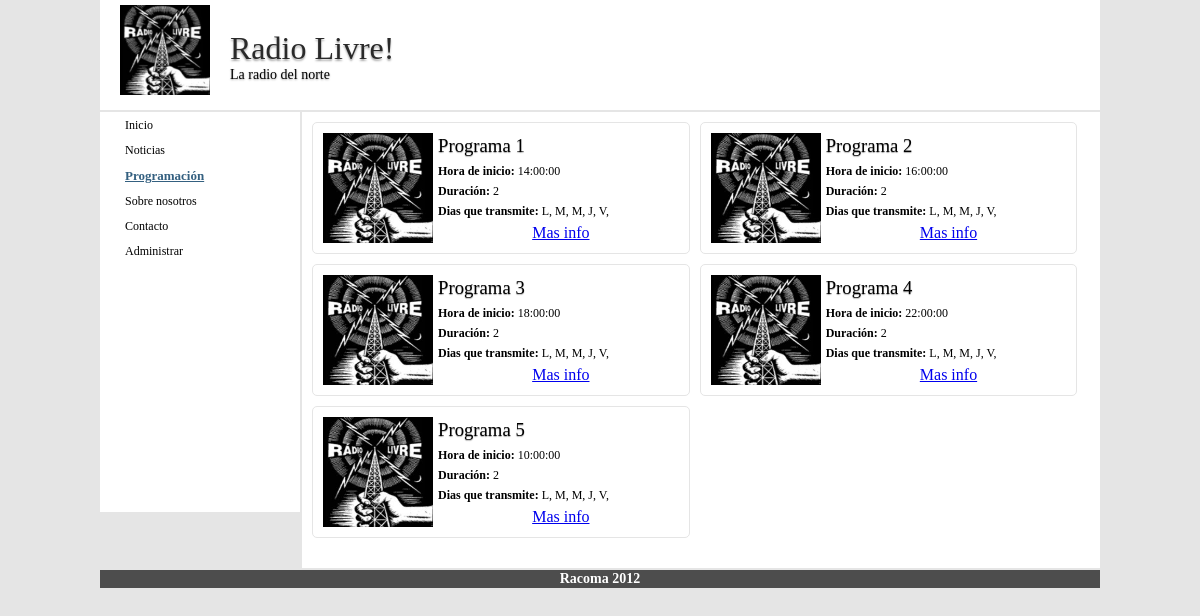
Page /index.php/shows on the committed database.
### application/controllers/shows.php (called while the page is built, shortened)
<?php
class Shows extends CI_Controller {
    public function __construct()
    {
        $this->load->model('programs_model');
        $this->load->helper(array ('url','various'));
        $this->menu = menu_ul('shows');
    }
    public function index()
    {
        $this->load->helper(array ('text'));
        $data['title'] = 'Programas';
        $data['menu'] = $this->menu;
        $data['shows'] = $this->programs_model->get_shows();
        $this->load->view('templates/header', $data);
        $this->load->view('shows/index', $data);
        $this->load->view('templates/footer', $data);
    }
}

### index.php (called while the page is built, shortened)
<?php
require_once BASEPATH.'core/CodeIgniter.php';

### application/models/programs_model.php (called while the page is built, shortened)
<?php
class Programs_model extends CI_Model {
    public function get_shows($id = FALSE)
    {
        if ($id === FALSE)
            {
                $query = $this->db->get('programs');
                return $query->result_array();
            }
        $query = $this->db->get_where('programs', array('id' => $id));
        return $query->row_array();
    }
}

### application/helpers/various_helper.php (called while the page is built)
<?php if ( ! defined('BASEPATH')) exit('No direct script access allowed');
function convert_to_days($param = FALSE)
{
    $days_cod = explode(',', $param);
    $days_as_string = '';
    $days = array('L','M','M','J','V','S','D' );
    for ($i=0; $i < 7 ; $i++)
    {
        if ($days_cod[$i] === '1')
        {
           $days_as_string .= $days[$i].', ';
        }
    }
    return $days_as_string;
}

### application/views/shows/index.php (the view)
<?php foreach ($shows as $show): ?>
    <div class="show_box">
        <img src="<?php echo 'www/img/trial-logo.jpeg'?>" width="110px" height="110px">
        <h3 ><?php echo anchor("shows/view/$show[id]",$show['name'], 'class = page-title') ?></h3>
        <p><strong>Hora de inicio: </strong><?php echo $show['hour_start']?></p>
        <p><strong>Duración: </strong><?php echo $show['duration']?></p>
        <p><strong>Dias que transmite: </strong><?php echo convert_to_days($show['calendar'])?></p>
        <?php echo anchor("shows/view/$show[id]",'Mas info')?>
    </div>
<?php endforeach ?>

### www/css/estilo_nel.css (style rules this page uses)
body { background-color: #E5E5E5; font-family: Verdana; }
h1, h2, h3 { font-weight: 200; text-shadow: 0 1px 1px #AAA; }
h2, h3, h4 { text-align: left; font-weight: 200; text-shadow: 0 1px 1px #AAA; }
* { margin: 0; padding: 0; }
.left_area li a { color: #000; font-family: Verdana; font-size:12px; text-decoration:none; text-align:left; display:block; width: 150px; padding:4px 0; -webkit-border-radius: 2px; -moz-border-radius: 2px; border-radius: 2px; }
.left_area li.current a { font-size: 13px; font-weight: 900; color: #346080; text-decoration: underline; top:2px }
.page-title { text-decoration: none; color: #000000; }
.main_area p { font-family: Verdana; font-size: 12px; text-align: left; margin: 5px; }
.main_area h1, h3 { margin: 7px; }
.show_box { border: 1px #E5E5E5 solid; width: 47%; float: left; margin-right: 10px; margin-bottom: 10px; padding: 5px; -webkit-border-radius: 5px; -moz-border-radius: 5px; border-radius: 5px; }
.show_box img { float: left; margin: 5px; }

### rows in the picture
programs: id+name "Programa 1", hour_start "14:00:00", duration "2", calendar "L, M, M, J, V,", id "Mas info"
programs: id+name "Programa 2", hour_start "16:00:00", duration "2", calendar "L, M, M, J, V,", id "Mas info"
programs: id+name "Programa 3", hour_start "18:00:00", duration "2", calendar "L, M, M, J, V,", id "Mas info"
programs: id+name "Programa 4", hour_start "22:00:00", duration "2", calendar "L, M, M, J, V,", id "Mas info"
programs: id+name "Programa 5", hour_start "10:00:00", duration "2", calendar "L, M, M, J, V,", id "Mas info"

### other values in the picture
anchor($item['link'],$item['title'],$id) "Inicio"
anchor($item['link'],$item['title'],$id) "Noticias"
anchor($item['link'],$item['title'],$id) "Programación"
anchor($item['link'],$item['title'],$id) "Sobre nosotros"
anchor($item['link'],$item['title'],$id) "Contacto"
anchor($item['link'],$item['title'],$id) "Administrar"
